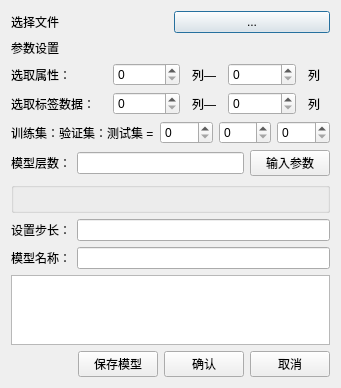
<?xml version="1.0" encoding="UTF-8"?>
<ui version="4.0">
 <class>Dialog</class>
 <widget class="QDialog" name="Dialog">
  <property name="geometry">
   <rect>
    <x>0</x>
    <y>0</y>
    <width>341</width>
    <height>364</height>
   </rect>
  </property>
  <property name="windowTitle">
   <string>Dnn</string>
  </property>
  <layout class="QVBoxLayout" name="verticalLayout_2">
   <item>
    <layout class="QVBoxLayout" name="verticalLayout">
     <item>
      <layout class="QHBoxLayout" name="horizontalLayout">
       <item>
        <widget class="QLabel" name="label">
         <property name="text">
          <string>选择文件</string>
         </property>
        </widget>
       </item>
       <item>
        <widget class="QPushButton" name="chooseFile">
         <property name="text">
          <string>...</string>
         </property>
        </widget>
       </item>
      </layout>
     </item>
    </layout>
   </item>
   <item>
    <layout class="QVBoxLayout" name="verticalLayout_3">
     <item>
      <layout class="QHBoxLayout" name="horizontalLayout_4">
       <item>
        <widget class="QLabel" name="label_2">
         <property name="text">
          <string>参数设置</string>
         </property>
        </widget>
       </item>
      </layout>
     </item>
     <item>
      <layout class="QHBoxLayout" name="horizontalLayout_6" stretch="4,3,1,3,1">
       <property name="spacing">
        <number>12</number>
       </property>
       <item>
        <widget class="QLabel" name="label_3">
         <property name="text">
          <string>选取属性：</string>
         </property>
        </widget>
       </item>
       <item>
        <widget class="QSpinBox" name="attributel"/>
       </item>
       <item>
        <widget class="QLabel" name="label_4">
         <property name="text">
          <string>列—</string>
         </property>
        </widget>
       </item>
       <item>
        <widget class="QSpinBox" name="attributer"/>
       </item>
       <item>
        <widget class="QLabel" name="label_5">
         <property name="text">
          <string>列</string>
         </property>
        </widget>
       </item>
      </layout>
     </item>
    </layout>
   </item>
   <item>
    <layout class="QHBoxLayout" name="horizontalLayout_7" stretch="4,3,1,3,1">
     <property name="spacing">
      <number>12</number>
     </property>
     <item>
      <widget class="QLabel" name="label_6">
       <property name="text">
        <string>选取标签数据：</string>
       </property>
      </widget>
     </item>
     <item>
      <widget class="QSpinBox" name="tagl"/>
     </item>
     <item>
      <widget class="QLabel" name="label_7">
       <property name="text">
        <string>列—</string>
       </property>
      </widget>
     </item>
     <item>
      <widget class="QSpinBox" name="tagr"/>
     </item>
     <item>
      <widget class="QLabel" name="label_8">
       <property name="text">
        <string>列</string>
       </property>
      </widget>
     </item>
    </layout>
   </item>
   <item>
    <layout class="QHBoxLayout" name="horizontalLayout_8">
     <item>
      <widget class="QLabel" name="label_9">
       <property name="text">
        <string>训练集：验证集：测试集 =</string>
       </property>
      </widget>
     </item>
     <item>
      <widget class="QSpinBox" name="train"/>
     </item>
     <item>
      <widget class="QSpinBox" name="check"/>
     </item>
     <item>
      <widget class="QSpinBox" name="test"/>
     </item>
    </layout>
   </item>
   <item>
    <layout class="QHBoxLayout" name="horizontalLayout_5">
     <item>
      <widget class="QLabel" name="label_12">
       <property name="text">
        <string>模型层数：</string>
       </property>
      </widget>
     </item>
     <item>
      <widget class="QLineEdit" name="level"/>
     </item>
     <item>
      <widget class="QPushButton" name="btnlevel">
       <property name="text">
        <string>输入参数</string>
       </property>
      </widget>
     </item>
    </layout>
   </item>
   <item>
    <widget class="QGroupBox" name="container">
     <property name="title">
      <string/>
     </property>
    </widget>
   </item>
   <item>
    <layout class="QHBoxLayout" name="horizontalLayout_9">
     <item>
      <widget class="QLabel" name="label_10">
       <property name="text">
        <string>设置步长：</string>
       </property>
      </widget>
     </item>
     <item>
      <widget class="QLineEdit" name="lookback"/>
     </item>
    </layout>
   </item>
   <item>
    <layout class="QHBoxLayout" name="horizontalLayout_3">
     <item>
      <widget class="QLabel" name="label_11">
       <property name="text">
        <string>模型名称：</string>
       </property>
      </widget>
     </item>
     <item>
      <widget class="QLineEdit" name="name"/>
     </item>
    </layout>
   </item>
   <item>
    <widget class="QPlainTextEdit" name="log"/>
   </item>
   <item>
    <layout class="QHBoxLayout" name="horizontalLayout_2">
     <item>
      <spacer name="horizontalSpacer">
       <property name="orientation">
        <enum>Qt::Horizontal</enum>
       </property>
       <property name="sizeHint" stdset="0">
        <size>
         <width>40</width>
         <height>20</height>
        </size>
       </property>
      </spacer>
     </item>
     <item>
      <widget class="QPushButton" name="save">
       <property name="text">
        <string>保存模型</string>
       </property>
      </widget>
     </item>
     <item>
      <widget class="QPushButton" name="btnok">
       <property name="text">
        <string>确认</string>
       </property>
      </widget>
     </item>
     <item>
      <widget class="QPushButton" name="btncancel">
       <property name="text">
        <string>取消</string>
       </property>
      </widget>
     </item>
    </layout>
   </item>
  </layout>
 </widget>
 <resources/>
 <connections/>
</ui>
